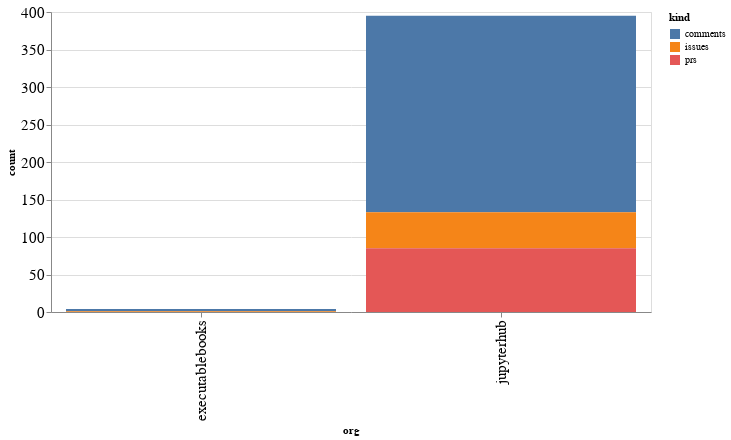

Here is the notebook cell this chart was saved with:
### Code cell
alt.Chart(org_summaries, width=600).mark_bar().encode(
    x='org',
    y='count',
    color='kind',
    tooltip="org"
)

### Figure 1 — Vega-Lite specification as saved in the notebook (floating-point values rounded to 4 significant figures)
{"config": {"axisLeft": {"labelFontSize": 15}, "axisBottom": {"labelFontSize": 15}}, "data": {"name": "data-ec7b4ec4394c939269ff4018ae040962"}, "mark": "bar", "encoding": {"color": {"type": "nominal", "field": "kind"}, "tooltip": {"type": "nominal", "field": "org"}, "x": {"type": "nominal", "field": "org"}, "y": {"type": "quantitative", "field": "count"}}, "width": 600, "$schema": "https://vega.github.io/schema/vega-lite/v4.8.1.json", "datasets": {"data-ec7b4ec4394c939269ff4018ae040962": [{"org": "executablebooks", "kind": "comments", "count": 3}, {"org": "executablebooks", "kind": "issues", "count": 1}, {"org": "jupyterhub", "kind": "comments", "count": 262}, {"org": "jupyterhub", "kind": "issues", "count": 48}, {"org": "jupyterhub", "kind": "prs", "count": 85}]}}
